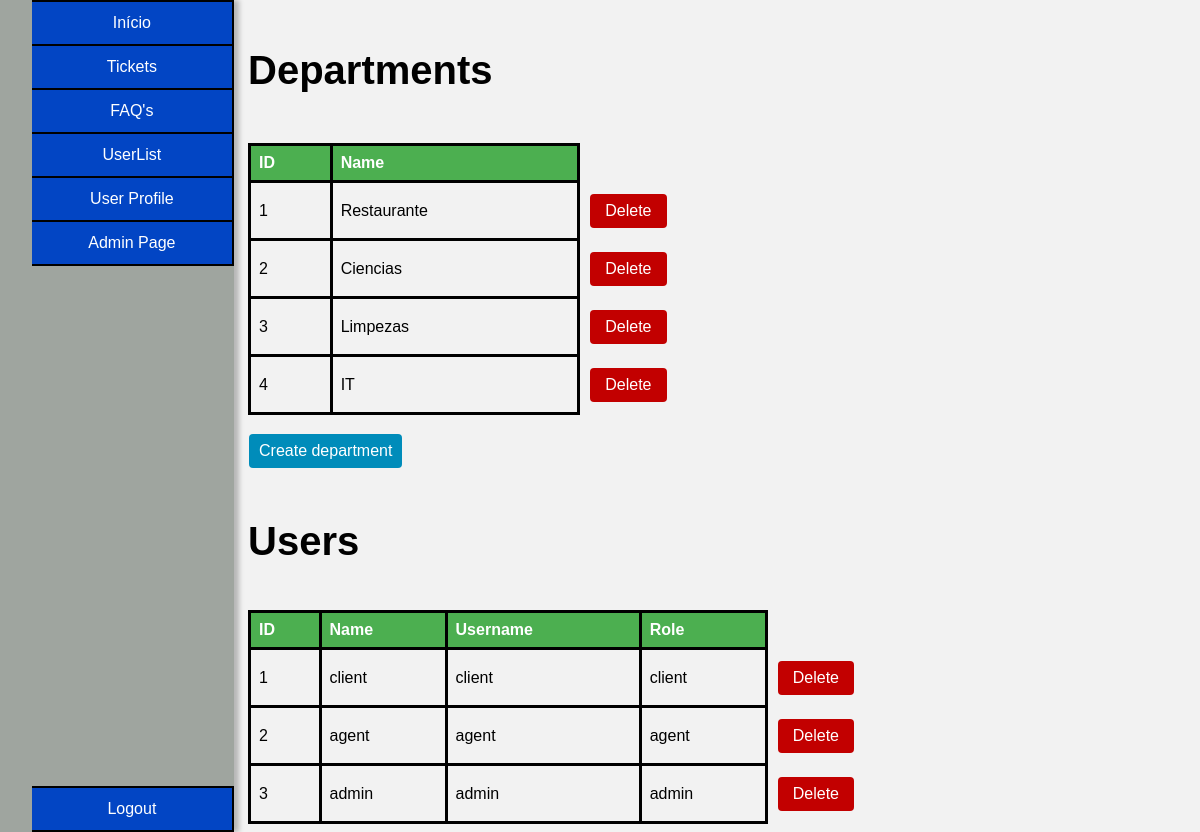
Page /admin_page.php (signed in) on the committed database.
### tables this page shows
CREATE TABLE department(
    id INTEGER PRIMARY KEY,
    name VARCHAR(50) NOT NULL
);

CREATE TABLE user(
    id INTEGER PRIMARY KEY,
    name VARCHAR(50) NOT NULL,
    username VARCHAR(50) UNIQUE NOT NULL,
    email VARCHAR(50) UNIQUE NOT NULL,
    password VARCHAR(255) NOT NULL,
    role VARCHAR(10) CHECK(role = 'client' or role = 'agent' or role = 'admin') NOT NULL,
    department_id INTEGER,
    FOREIGN KEY (department_id) REFERENCES department(id)
);

### admin_page.php (the view, shortened to what this page needs)
<?php
$db = getDatabaseConnection();
$stmt = $db->prepare('SELECT * FROM user WHERE id = ? and role = "admin"');
$stmt->execute(array($_SESSION["user_id"]));
$user = $stmt->fetch();
?>
<!DOCTYPE html>
<html lang="en-US">
<link rel="stylesheet" href="css/style_index.css">
<link rel="stylesheet" href="css/admin_page.css">
   <head>
   </head>
   <body>
   <div class="container_master">
    <div class="container">
        <ul class="buttons">
            <button class="index" onclick="indexPage()">Início</button>
            <button class="tickets" onclick="ticketsPage()">Tickets</button>
            <button class="faqs" onclick="faqsPage()">FAQ's</button>
            <button class="users" onclick="usersPage()">UserList</button>
            <button onclick="sendDataUser('<?php echo $user['username'] ?>')">User Profile</button>
            <?php if($user["role"] == "admin"): ?>
            <button class="admin_page" onclick="adminPage()">Admin Page</button>
            <?php endif; ?>
            <button class="logout" onclick="logoutPage()">Logout</button>
        </ul>
    </div>
    <div class="content">
        <div class="content_department">
        <h3>Departments</h3>
        <form method="POST" action="admin_page.php">
        <table>
        <thead>
            <tr>
                <th>ID</th>
                <th>Name</th>
            </tr>
        </thead>
        <tbody>
            <?php
               $db = getDatabaseConnection();
               $stmt = $db->prepare('SELECT * FROM department');
               $stmt->execute();
               $departments = $stmt->fetchAll();
               foreach ($departments as $department) {
                echo "<tr>
                    <td>" . $department['id'] . "</td>
                    <td>" . $department['name'] . "</td>
                    <td><button type='submit' name='del_dp' value='".$department['id']."'>Delete</button></td>
                </tr>";
               }
            ?>
        </tbody>
      </table>
      <br>
      <a href="create_department.php">Create department</a>
      </form>
      </div>
      <div class="content_user">
        <h3>Users</h3>
        <form method="POST" action="admin_page.php">
        <table>
        <thead>
            <tr>
                <th>ID</th>
                <th>Name</th>
                <th>Username</th>
                <th>Role</th>
            </tr>
        </thead>
        <tbody>
            <?php
               $db = getDatabaseConnection();
               $stmt = $db->prepare('SELECT * FROM user');
               $stmt->execute();
               $users_list = $stmt->fetchAll();
               foreach ($users_list as $user_list) {
                echo "<tr>
                    <td>" . $user_list['id'] . "</td>
                    <td>" . $user_list['name'] . "</td>
                    <td>" . $user_list['username'] . "</td>
                    <td>" . $user_list['role'] . "</td>
                    <td class='update_no_borders'>
                    <button type='submit' name='del_user' value='".$user_list['id']."'>Delete</button></td>
                </tr>";
               }
            ?>
        </tbody>
      </table>
      </form>
      </div>
   </body>
</html>

### css/style_index.css (style rules this page uses)
body { font-family: Arial, sans-serif; background-color: #f2f2f2; }
.buttons .admin_page { border-bottom: solid 2px black; }
.buttons .logout { border-bottom: solid 2px black; }
.buttons li, .buttons button { background-color: #0245c4; text-decoration: none; color: white; border: none; color: white; padding: 12px 20px; text-align: center; text-decoration: none; display: inline-block; font-size: 16px; cursor: pointer; width: 10em; border-top: solid 2px black; border-right: solid 2px black; }
.buttons { margin-top: 0%; }
.buttons button { width: 12.61em; }
table { border-collapse: collapse; width: 100%; margin-top: 50px; }
th, td { text-align: left; padding: 8px; border-bottom: solid 3px black; border: solid 3px black; }
th { background-color: #4CAF50; color: white; }
tr:nth-child(even) { background-color: #f2f2f2; }
.logout { position: fixed; bottom: 0; }
.container_master { display: flex; justify-content: space-between; margin: 0 50px; margin-top: 0; }
.container { display: flex; justify-content: space-between; margin-left: -5.5%; background-color: #9fa59f; height: 100%; position: fixed; bottom: 0; box-shadow: 5px 0 5px rgba(0, 0, 0, 0.25), -5px 0 5px rgba(0, 0, 0, 0.25); }
.buttons { display: flex; flex-direction: column; align-items: flex-start; }
.content { flex: 1; margin-left: 190px; width: 50em; }

### css/admin_page.css (style rules this page uses)
.content_department table { border-collapse: collapse; width: 62.5%; margin-top: 50px; }
.content_department table td:last-child { border-right: none; border-top: none; border-bottom: none; }
.content_department td button[name='del_dp'] { background-color: #c20000; border: none; border-radius: 4px; color: white; padding: 8px 15px; text-align: center; text-decoration: none; display: inline-block; font-size: 16px; margin: 4px 2px; cursor: pointer; }
.content_department h3 { font-size: 40px; }
.content_department a { background-color: #008CBA; border: none; border-radius: 4px; color: white; padding: 8px 10px; text-align: center; text-decoration: none; display: inline-block; font-size: 16px; margin: 1px 1px; cursor: pointer; }
.content_user h3 { padding-top: 10px; margin-bottom: -4px; font-size: 40px; }
.content_user table td.update_no_borders { border-right: none; border-top: none; border-bottom: none; }
.content_user table { border-collapse: collapse; width: 80%; margin-top: 50px; }
.content_user td button[name='del_user'] { background-color: #c20000; border: none; border-radius: 4px; color: white; padding: 8px 15px; text-align: center; text-decoration: none; display: inline-block; font-size: 16px; margin: 4px 2px; cursor: pointer; }

### rows in the picture
department: id "1", name "Restaurante"
department: id "2", name "Ciencias"
department: id "3", name "Limpezas"
department: id "4", name "IT"
user: id "1", name "client", username "client", role "client"
user: id "2", name "agent", username "agent", role "agent"
user: id "3", name "admin", username "admin", role "admin"
